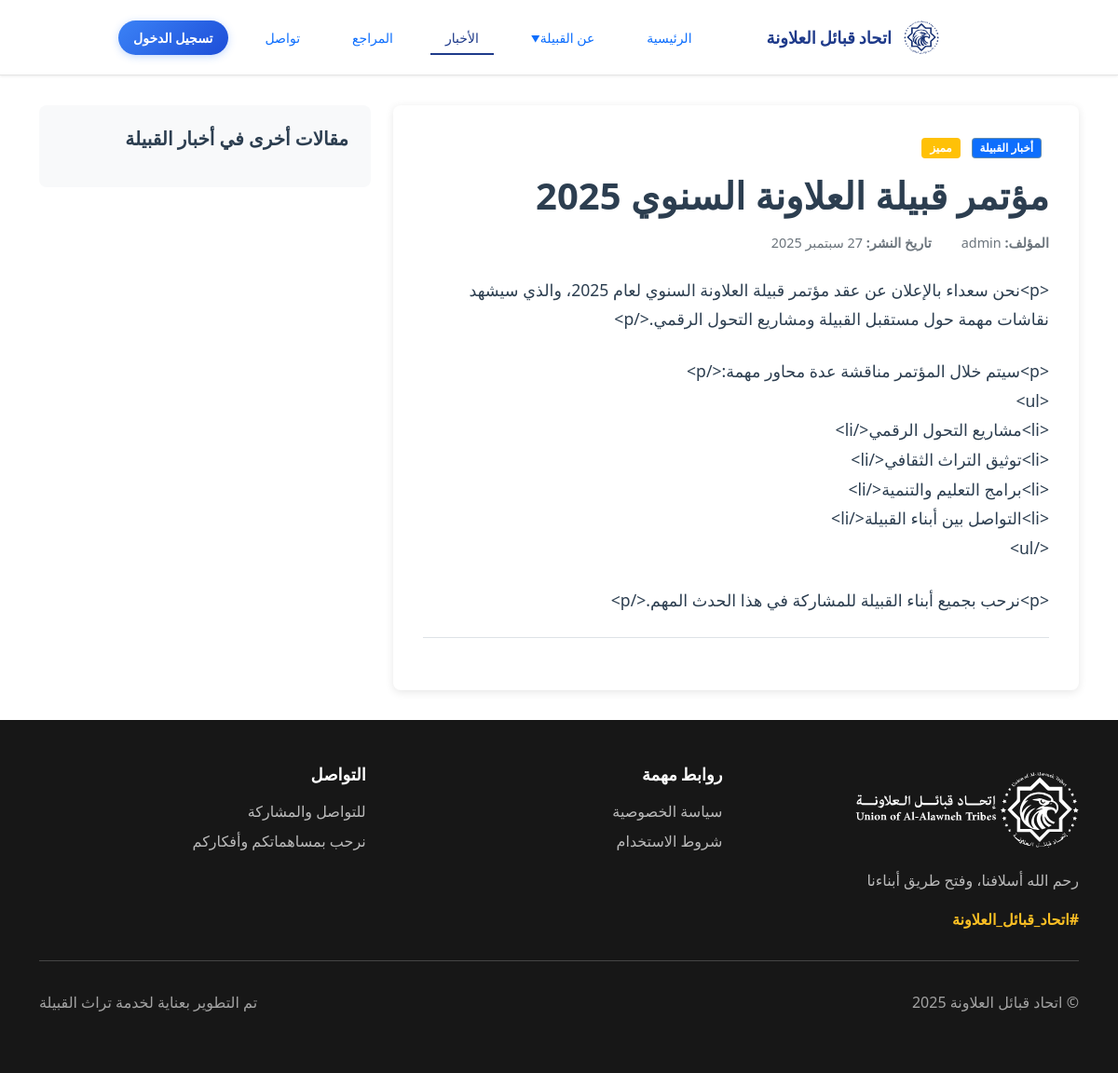
Page /articles/2025-1/ on the committed database.
### articles/models.py (models this page shows, shortened)
class Article(models.Model):
    STATUS_CHOICES = [
        ('draft', 'مسودة'),
        ('published', 'منشور'),
        ('archived', 'مؤرشف'),
    ]
    title = models.CharField(max_length=200, verbose_name="العنوان")
    slug = models.SlugField(max_length=200, unique=True, verbose_name="الرابط")
    excerpt = models.TextField(max_length=500, verbose_name="المقتطف")
    content = models.TextField(verbose_name="المحتوى")
    thumbnail = models.ImageField(
        upload_to='articles/thumbnails/',
        blank=True,
        null=True,
        verbose_name="الصورة المصغرة"
    )
    category = models.ForeignKey(
        Category,
        on_delete=models.CASCADE,
        verbose_name="الفئة"
    )
    author = models.ForeignKey(
        User,
        on_delete=models.CASCADE,
        verbose_name="المؤلف"
    )
    status = models.CharField(
        max_length=10,
        choices=STATUS_CHOICES,
        default='draft',
        verbose_name="الحالة"
    )
    featured = models.BooleanField(default=False, verbose_name="مقال مميز")
    created_at = models.DateTimeField(auto_now_add=True, verbose_name="تاريخ الإنشاء")
    updated_at = models.DateTimeField(auto_now=True, verbose_name="تاريخ التحديث")
    published_at = models.DateTimeField(
        blank=True,
        null=True,
        verbose_name="تاريخ النشر"
    )
    class Meta:
        verbose_name = "مقال"
        verbose_name_plural = "المقالات"
        ordering = ['-created_at']

class Category(models.Model):
    name = models.CharField(max_length=100, verbose_name="اسم الفئة")
    slug = models.SlugField(max_length=100, unique=True, verbose_name="الرابط")
    description = models.TextField(blank=True, verbose_name="الوصف")
    created_at = models.DateTimeField(auto_now_add=True, verbose_name="تاريخ الإنشاء")
    class Meta:
        verbose_name = "فئة"
        verbose_name_plural = "الفئات"
        ordering = ['name']

### articles/views.py (the view)
# urls.py: path('articles/<slug:slug>/', views.ArticleDetailView.as_view(), name='article_detail'),
class ArticleDetailView(DetailView):
    model = Article
    template_name = 'articles/article_detail.html'
    context_object_name = 'article'
    def get_queryset(self):
        return Article.objects.filter(status='published').select_related('author', 'category')
    def get_context_data(self, **kwargs):
        context = super().get_context_data(**kwargs)
        article = self.get_object()
        self.track_view(article)
        context['related_articles'] = Article.objects.filter(
            status='published',
            category=article.category
        ).exclude(id=article.id).order_by('-published_at')[:3]
        return context
    def track_view(self, article):
        ip_address = self.get_client_ip()
        user_agent = self.request.META.get('HTTP_USER_AGENT', '')
        ArticleView.objects.get_or_create(
            article=article,
            ip_address=ip_address,
            defaults={'user_agent': user_agent}
        )
    def get_client_ip(self):
        x_forwarded_for = self.request.META.get('HTTP_X_FORWARDED_FOR')
        if x_forwarded_for:
            ip = x_forwarded_for.split(',')[0]
        else:
            ip = self.request.META.get('REMOTE_ADDR')
        return ip

### templates/articles/article_detail.html (shortened to what this page needs)
{% extends 'base.html' %}
{% load static %}
{% block content %}
<section class="article-detail-section">
    <div class="container">
        <div class="row">
            <div class="col-lg-8">
                <article class="article-content">
                    <header class="article-header">
                        <div class="article-meta mb-3">
                            <span class="badge bg-primary me-2">{{ article.category.name }}</span>
                            {% if article.featured %}
                            <span class="badge bg-warning me-2">مميز</span>
                            {% endif %}
                        </div>
                        <h1 class="article-title">{{ article.title }}</h1>
                        <div class="article-info">
                            <div class="article-author">
                                <strong>المؤلف:</strong> {{ article.author.get_full_name|default:article.author.username }}
                            </div>
                            <div class="article-date">
                                <strong>تاريخ النشر:</strong> {{ article.published_at|date:"d F Y" }}
                            </div>
                        </div>
                    </header>
                    <div class="article-body">
                        {{ article.content|linebreaks }}
                    </div>
                    <div class="article-actions mt-4 pt-4 border-top">
                    </div>
                </article>
            </div>
            <div class="col-lg-4">
                <div class="sidebar">
                    <div class="sidebar-widget">
                        <h4 class="widget-title">مقالات أخرى في {{ article.category.name }}</h4>
                    </div>
                </div>
            </div>
        </div>
    </div>
</section>
{% endblock %}
{% block extra_css %}
<link rel="stylesheet" href="{% static 'css/articles/detail.css' %}">
{% endblock %}

### static/css/articles/detail.css (style rules this page uses)
.article-detail-section { padding: 2rem 0; }
.article-content { background: #fff; padding: 2rem; border-radius: 8px; box-shadow: 0 2px 10px rgba(0, 0, 0, 0.1); }
.article-title { font-size: 2.5rem; font-weight: 700; color: #2c3e50; margin-bottom: 1rem; line-height: 1.2; }
.article-info { display: flex; gap: 2rem; margin-bottom: 1.5rem; font-size: 0.9rem; color: #6c757d; }
.article-body { font-size: 1.1rem; line-height: 1.8; color: #2c3e50; }
.article-body p { margin-bottom: 1.5rem; }
.sidebar-widget { background: #f8f9fa; padding: 1.5rem; border-radius: 8px; margin-bottom: 2rem; }
.widget-title { font-size: 1.25rem; font-weight: 600; margin-bottom: 1rem; color: #2c3e50; }

### rows in the picture
Article: category.name "أخبار القبيلة", title "مؤتمر قبيلة العلاونة السنوي 2025", author.get_full_name "admin", published_at "27 سبتمبر 2025", content "<p>نحن سعداء بالإعلان عن عقد مؤتمر قبيلة العلاونة السنوي لعام 2025، والذي سيشهد نقاشات مهمة حول مستقبل القبيلة ومشاريع التحول الرقمي.</p> <p>سيتم خلال المؤتمر مناقشة عدة محاور مهمة:</p> <ul> <li>مشاريع التحول الرقمي</li> <li>توثيق التراث الثقافي</li> <li>برامج التعليم والتنمية</li> <li>التواصل بين أبناء القبيلة</li> </ul> <p>نرحب بجميع أبناء القبيلة للمشاركة في هذا الحدث المهم.</p>"
